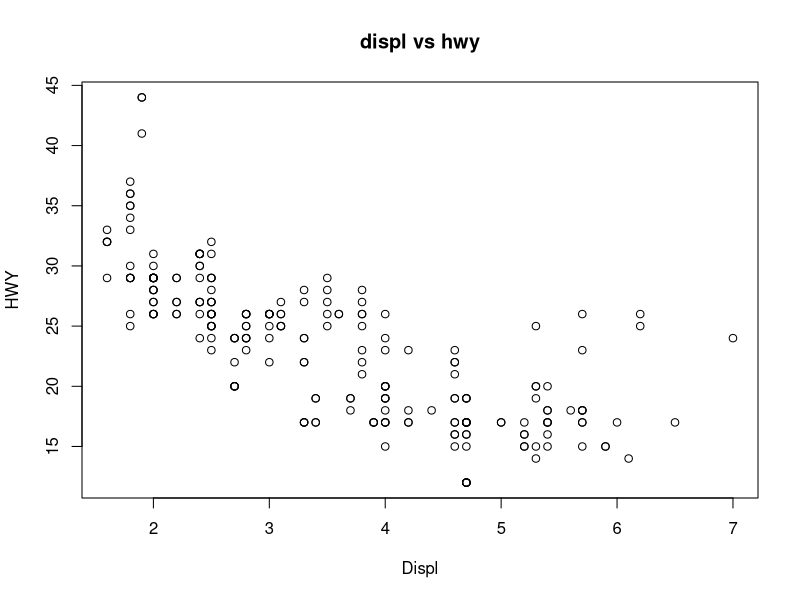
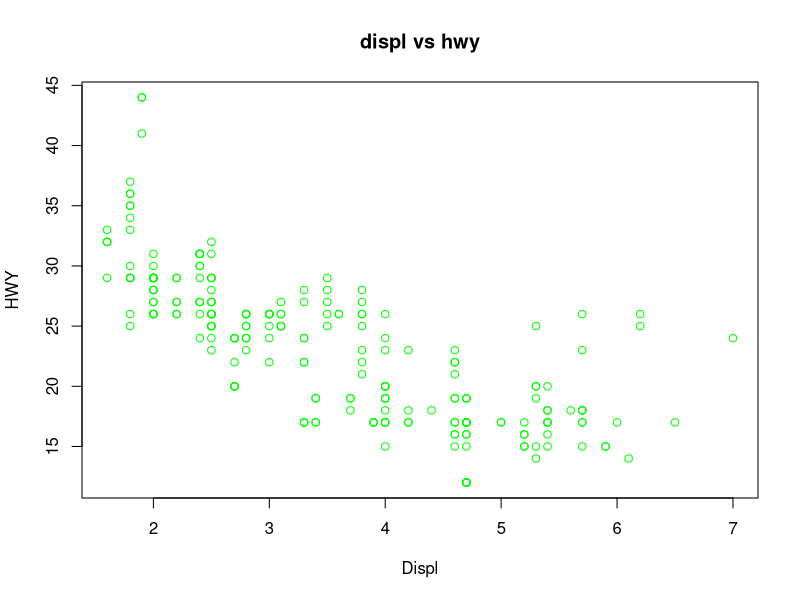
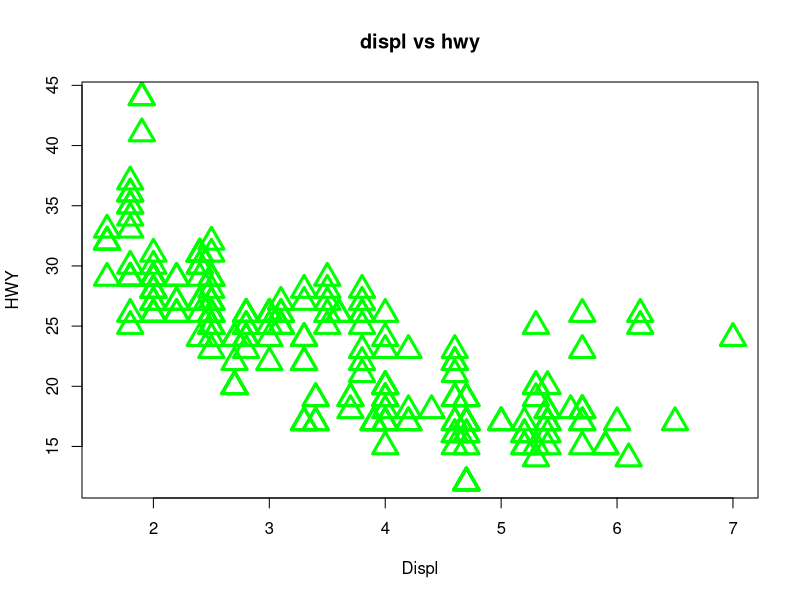
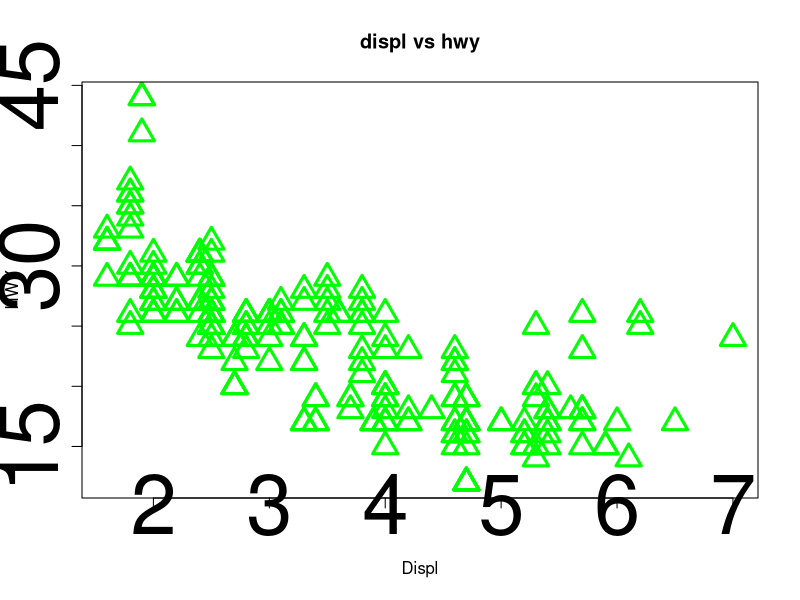
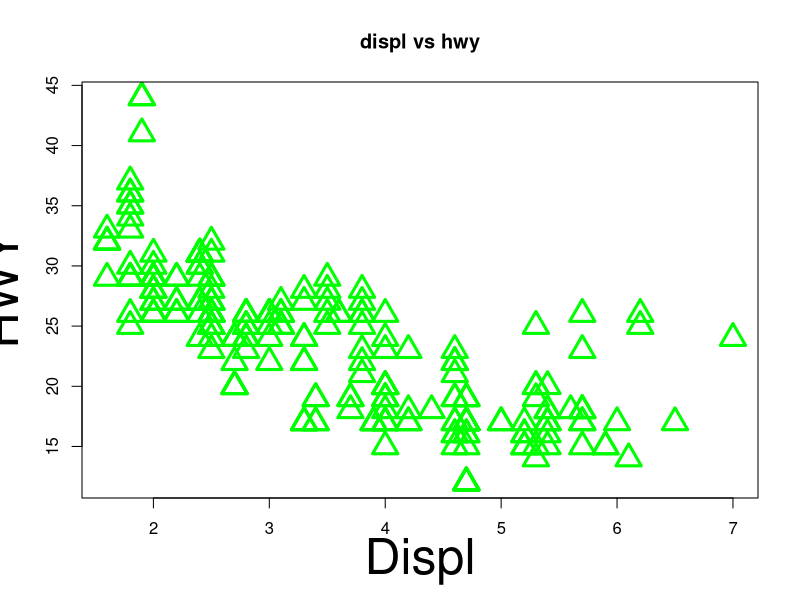
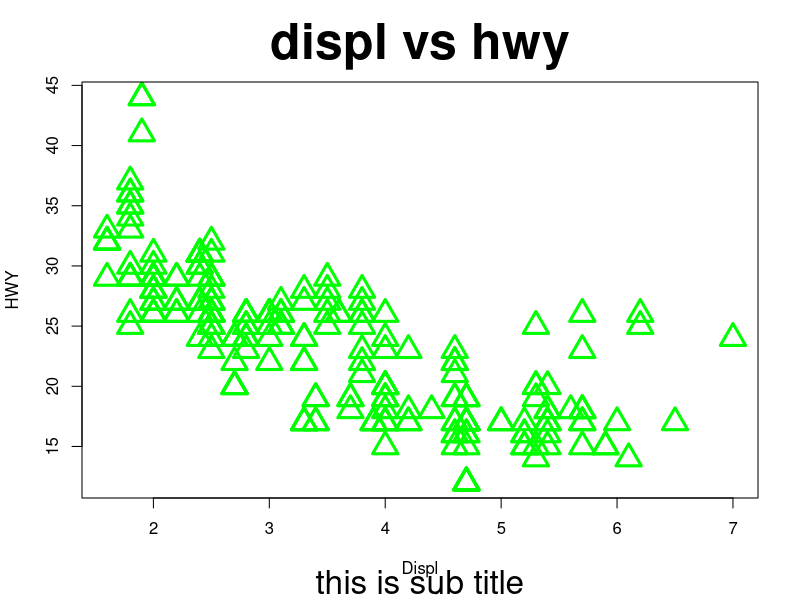
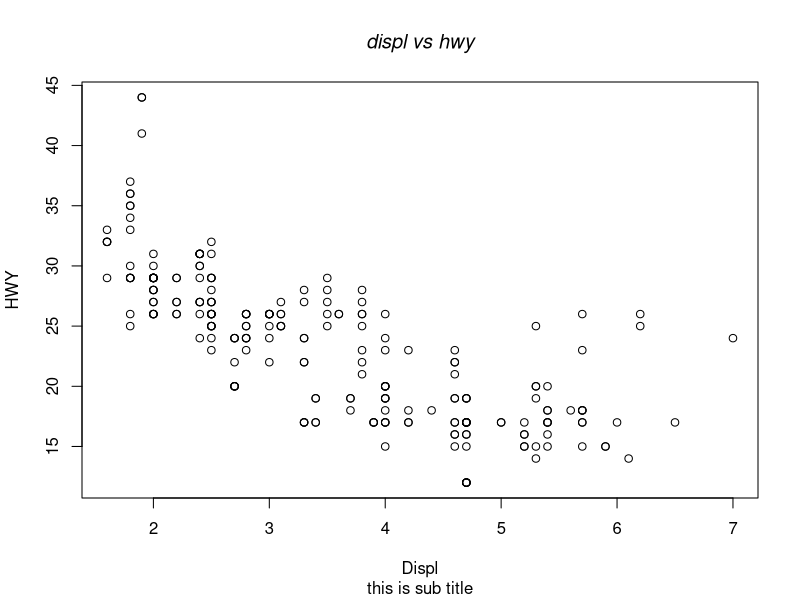
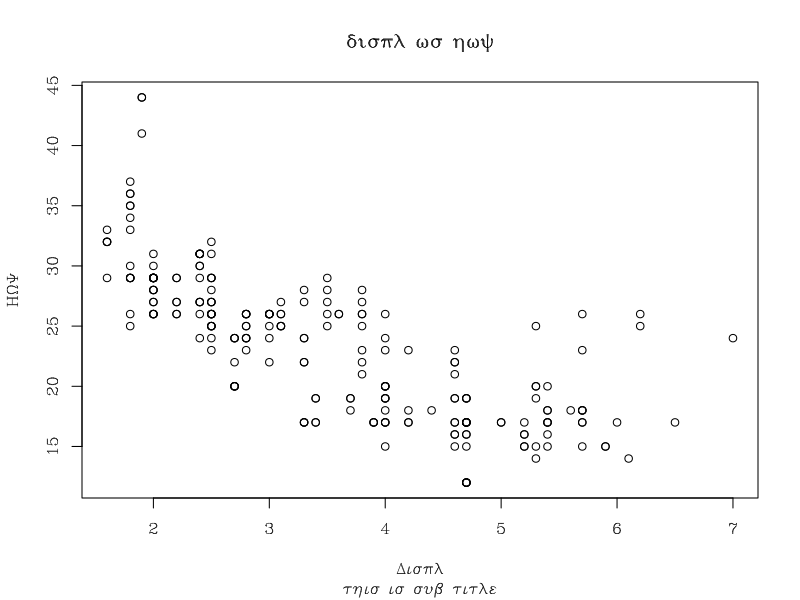

Generate these figures, in order, with R:
## ---- chunk 1
library(ggplot2)

## ---- chunk 2
df <- mpg
## ---- chunk 3
car <- mtcars
## ---- chunk 4
plot(df$displ, df$hwy,
     main = "displ vs hwy", # main title 
     xlab = "Displ", # x axis labels
     ylab = "HWY") # y axis labels
## ---- chunk 5
# png("base.plot.png")
plot(df$displ, df$hwy,
     main = "displ vs hwy",
     xlab = "Displ",
     ylab = "HWY",
     type = "p", # by default p, points, "l" for line, "b" for both
     col='green', # by default black, color of points
     pch=1,) #plotting character ie. symbol
     # dev.off()
## ---- chunk 6


## ---- chunk 7
plot(df$displ, df$hwy,
     main = "displ vs hwy",
     xlab = "Displ",
     ylab = "HWY",
     type = "p", 
     col='green',
     pch=2, #plotting character ie. symbol, default 1 circle, 2 is for triangle
     cex=2.5, #character (or symbol) expansion, 
     #A numerical value giving the amount by which plotting text
     #and symbols should be magnified relative to the default
     lwd=3) # line width of symbol/character, default 1.
## ---- chunk 8
plot(df$displ, df$hwy,
     main = "displ vs hwy",
     xlab = "Displ",
     ylab = "HWY",
     type = "p", 
     col='green',
     pch=2, 
     cex=2.5, 
     lwd=3,
     cex.axis=5) #character expansion of axis value
## ---- chunk 9
plot(df$displ, df$hwy,
     main = "displ vs hwy",
     xlab = "Displ",
     ylab = "HWY",
     type = "p", 
     col='green',
     pch=2, 
     cex=2.5, 
     lwd=3,
     cex.lab=3)# character expansion for axis labels
## ---- chunk 10
plot(df$displ, df$hwy,
     main = "displ vs hwy",
     sub = "this is sub title", 
     xlab = "Displ",
     ylab = "HWY",
     type = "p", 
     col='green',
     pch=2, 
     cex=2.5, 
     lwd=3,
     cex.main=3, # character expansion for main title
     cex.sub=2)# character expansion cex for sub title
## ---- chunk 11
plot(df$displ, df$hwy,
     main = "displ vs hwy",
     sub = "this is sub title", 
     xlab = "Displ",
     ylab = "HWY",
     font.main=3)# font style for main , 3 for italic
# font.axis
#font.sub
#font.lab
## ---- chunk 12
plot(df$displ, df$hwy,
     main = "displ vs hwy",
     sub = "this is sub title", 
     xlab = "Displ",
     ylab = "HWY",
     family='HersheySymbol') # for font family
## ---- chunk 13

plot(df$displ, df$hwy,
     main = "displ vs hwy",
     sub = "this is sub title", 
     xlab = "Displ",
     ylab = "HWY",
     type = "p",
     col.axis="blue")# color for axis annotation
 
## ---- chunk 14
plot(df$displ, df$hwy,
     main = "displ vs hwy",
     sub = "this is sub title", 
     xlab = "Displ",
     ylab = "HWY",
     type = "p",
     col.lab="red")# color for x and y labels
# col.main for color main title
#col.sub for color sub title
 
## ---- chunk 15

par(bg='gray')
plot(df$displ, df$hwy,
     main = "displ vs hwy",
     sub = "this is sub title", 
     xlab = "Displ",
     ylab = "HWY", 
     fg='red') # color for foreground of plots
